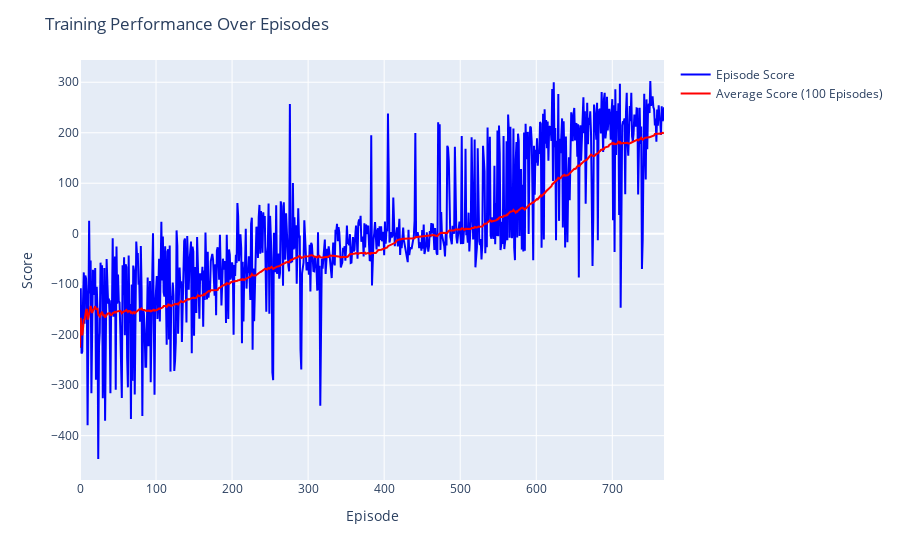

This figure's notebook cell:
### Code cell
import plotly.express as px
import numpy as np
import pandas as pd

# Compute moving average (ensures first episodes are included)
window_size = 100
average_scores = pd.Series(scores_per_episode).rolling(window=window_size, min_periods=1).mean()

# Create interactive line plot
fig = px.line()

# Plot actual episode scores
fig.add_scatter(x=list(range(len(scores_per_episode))), 
                y=scores_per_episode, 
                mode='lines', 
                name='Episode Score', 
                line=dict(color='blue'))

# Plot moving average scores
fig.add_scatter(x=list(range(len(scores_per_episode))), 
                y=average_scores, 
                mode='lines', 
                name=f'Average Score ({window_size} Episodes)', 
                line=dict(color='red'))

# Labels and title
fig.update_layout(title="Training Performance Over Episodes",
                  xaxis_title="Episode",
                  yaxis_title="Score")

# Show plot
fig.show()

### Figure 1 — Plotly figure (JSON) as saved in the notebook; plotly's stock layout.template omitted (floating-point values rounded to 4 significant figures; data arrays with more than 128 entries replaced by an {"elided": "..."} marker saying what was removed)
{"data": [{"hovertemplate": "<extra></extra>", "legendgroup": "", "line": {"color": "#636efa", "dash": "solid"}, "marker": {"symbol": "circle"}, "mode": "lines", "name": "", "orientation": "v", "showlegend": false, "type": "scatter", "xaxis": "x", "yaxis": "y"}, {"line": {"color": "blue"}, "mode": "lines", "name": "Episode Score", "type": "scatter", "x": {"elided": "769 int values"}, "y": {"elided": "769 float values"}}, {"line": {"color": "red"}, "mode": "lines", "name": "Average Score (100 Episodes)", "type": "scatter", "x": {"elided": "769 int values"}, "y": {"elided": "769 float values"}}], "layout": {"autosize": true, "legend": {"tracegroupgap": 0}, "margin": {"t": 60}, "title": {"text": "Training Performance Over Episodes"}, "xaxis": {"anchor": "y", "autorange": true, "domain": [0, 1], "range": [0, 768], "title": {"text": "Episode"}, "type": "linear"}, "yaxis": {"anchor": "x", "autorange": true, "domain": [0, 1], "range": [-487.8, 344.1], "title": {"text": "Score"}, "type": "linear"}}}
